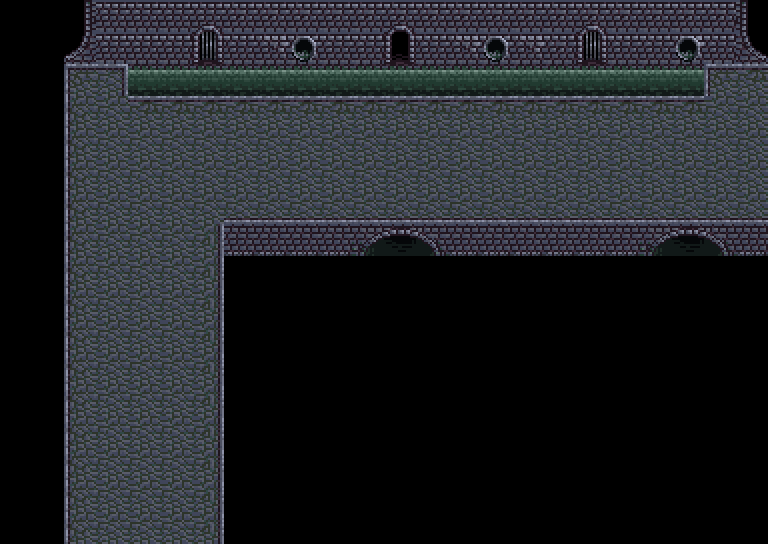

This is a level from a 2D game, rendered from its Tiled map with the project's own tilesets. A one-line summary and the complete map file follow:
An orthogonal 24x17 tile map with 32x32 px tiles, 2 tile layers (Tile Layer 1, Tile Layer 2), 4 tilesets and 8 objects.

<map version="1.10" tiledversion="1.10.1" orientation="orthogonal" renderorder="right-down" width="24" height="17" tilewidth="32" tileheight="32" infinite="0" nextlayerid="7" nextobjectid="9">
 <tileset firstgid="1" source="../tileset/prefab1.tsx" />
 <tileset firstgid="33" source="../tileset/dungeon_tiles.tsx" />
 <tileset firstgid="585" source="../tileset/sewer_tiles.tsx" />
 <tileset firstgid="937" source="../tileset/cave_tiles.tsx" />
 <layer id="1" name="Tile Layer 1" width="24" height="17">
  <data encoding="csv">
1265,1265,3221226157,633,633,633,633,640,640,640,640,640,640,640,640,640,640,640,640,640,640,640,640,1073742509,
1265,1265,3221226141,633,633,633,633,633,641,633,633,633,641,633,641,640,641,640,633,633,633,641,633,1073742493,
1265,1265,585,587,602,602,602,602,602,602,602,602,602,602,602,602,602,602,602,602,602,602,585,586,
1265,1265,601,602,586,586,586,586,586,586,586,586,586,586,586,586,586,586,586,586,586,586,602,602,
1265,1265,601,602,602,602,602,602,602,602,602,602,602,602,602,602,602,602,602,602,602,602,602,602,
1265,1265,601,602,602,602,602,602,602,602,602,602,602,602,602,602,602,602,602,602,602,602,602,602,
1265,1265,601,602,602,602,602,618,618,618,618,618,618,618,618,618,618,618,618,618,618,618,618,618,
1265,1265,601,602,602,602,603,745,745,745,745,682,683,684,745,745,745,745,745,745,682,683,684,745,
1265,1265,601,602,602,602,603,1265,1265,1265,1265,1265,1265,1265,1265,1265,1265,1265,1265,1265,1265,1265,1265,1265,
1265,1265,601,602,602,602,603,1265,1265,1265,1265,1265,1265,1265,1265,1265,1265,1265,1265,1265,1265,1265,1265,1265,
1265,1265,601,602,602,602,603,1265,1265,1265,1265,1265,1265,1265,1265,1265,1265,1265,1265,1265,1265,1265,1265,1265,
1265,1265,601,602,602,602,603,1265,1265,1265,1265,1265,1265,1265,1265,1265,1265,1265,1265,1265,1265,1265,1265,1265,
1265,1265,601,602,602,602,603,1265,1265,1265,1265,1265,1265,1265,1265,1265,1265,1265,1265,1265,1265,1265,1265,1265,
1265,1265,601,602,602,602,603,1265,1265,1265,1265,1265,1265,1265,1265,1265,1265,1265,1265,1265,1265,1265,1265,1265,
1265,1265,601,602,602,602,603,1265,1265,1265,1265,1265,1265,1265,1265,1265,1265,1265,1265,1265,1265,1265,1265,1265,
1265,1265,601,602,602,602,603,1265,1265,1265,1265,1265,1265,1265,1265,1265,1265,1265,1265,1265,1265,1265,1265,1265,
1265,1265,601,602,602,602,603,1265,1265,1265,1265,1265,1265,1265,1265,1265,1265,1265,1265,1265,1265,1265,1265,1265
</data>
 </layer>
 <layer id="5" name="Tile Layer 2" width="24" height="17">
  <data encoding="csv">
0,0,0,0,0,0,593,0,0,0,0,0,592,0,0,0,0,0,593,0,0,0,0,0,
0,0,0,0,0,0,609,0,0,666,0,0,608,0,0,666,0,0,609,0,0,666,0,0,
0,0,0,0,697,697,697,697,697,697,697,697,697,697,697,697,697,697,697,697,697,697,0,0,
0,0,0,0,0,0,0,0,0,0,0,0,0,0,0,0,0,0,0,0,0,0,0,0,
0,0,0,0,0,0,0,0,0,0,0,0,0,0,0,0,0,0,0,0,0,0,0,0,
0,0,0,0,0,0,0,0,0,0,0,0,0,0,0,0,0,0,0,0,0,0,0,0,
0,0,0,0,0,0,0,0,0,0,0,0,0,0,0,0,0,0,0,0,0,0,0,0,
0,0,0,0,0,0,0,0,0,0,0,0,0,0,0,0,0,0,0,0,0,0,0,0,
0,0,0,0,0,0,0,0,0,0,0,0,0,0,0,0,0,0,0,0,0,0,0,0,
0,0,0,0,0,0,0,0,0,0,0,0,0,0,0,0,0,0,0,0,0,0,0,0,
0,0,0,0,0,0,0,0,0,0,0,0,0,0,0,0,0,0,0,0,0,0,0,0,
0,0,0,0,0,0,0,0,0,0,0,0,0,0,0,0,0,0,0,0,0,0,0,0,
0,0,0,0,0,0,0,0,0,0,0,0,0,0,0,0,0,0,0,0,0,0,0,0,
0,0,0,0,0,0,0,0,0,0,0,0,0,0,0,0,0,0,0,0,0,0,0,0,
0,0,0,0,0,0,0,0,0,0,0,0,0,0,0,0,0,0,0,0,0,0,0,0,
0,0,0,0,0,0,0,0,0,0,0,0,0,0,0,0,0,0,0,0,0,0,0,0,
0,0,0,0,0,0,0,0,0,0,0,0,0,0,0,0,0,0,0,0,0,0,0,0
</data>
 </layer>
 <objectgroup id="2" name="HINT">
  <object id="1" x="768" y="64">
   <properties>
    <property name="for" value="RIGHT" />
    <property name="size" type="int" value="5" />
   </properties>
   <point />
  </object>
  <object id="2" x="64" y="544">
   <properties>
    <property name="for" value="BOTTOM" />
    <property name="size" type="int" value="5" />
   </properties>
   <point />
  </object>
 </objectgroup>
 <objectgroup color="#00ff00" id="3" name="PAPERS">
  <object id="3" x="320" y="128">
   <point />
  </object>
  <object id="4" x="160" y="160">
   <point />
  </object>
  <object id="6" x="128" y="384">
   <point />
  </object>
  <object id="7" x="608" y="128">
   <point />
  </object>
  <object id="8" x="448" y="160">
   <point />
  </object>
 </objectgroup>
 <objectgroup color="#000000" id="4" name="ENEMIES">
  <object id="5" x="96" y="128">
   <point />
  </object>
 </objectgroup>
</map>